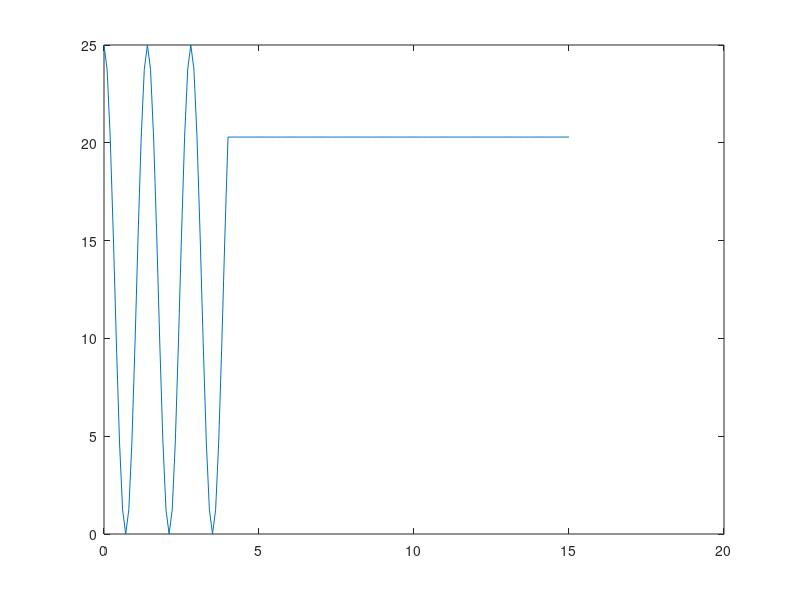

Write the MATLAB code that produced this figure. (Note: this script raises an error after producing the figure.)
%%%%%%%%%%%%%%%%%%%%%%%%%%%%%
%%%   PROJECT SIMULATION   %%
%%%%%%%%%%%%%%%%%%%%%%%%%%%%%

% All dimesions are in INCHES

% bench_hook = x;                         % length of bench hook
arm = 25;                                 % average arm length
b_height = 18;                        % sample bench height
a_height = 10;                     % linear actuator length at rest
r_time = 1.5;                             % preferred reaction time in SECS
stand = 5;                                   % between 10 and 18

d = 0.1;
t = 0:d:15;
lactate = (1/1)*t;     % lactate in mmol/L
arm_level = (arm*cos(2*pi*(1/1.4)*t) + arm)/2;
indx = find(lactate == 4);
arm_level = [arm_level(1:indx), arm_level(indx)*ones(1, length(arm_level)-indx)];

Vi = 0;                                                 % initial velocity
saviour_dist = arm_level(indx)+stand+b_height-a_height; % distance to weights
des_acc = saviour_dist*2/(r_time^2);
figure;
plot(t,arm_level);

for k = 1:length(t)
    if lactate(k) == 4
        disp('User saved');
        activate_actuator(t, Vi, des_acc);
    end
end

%Needed
%Sensor (with speed?)
%
